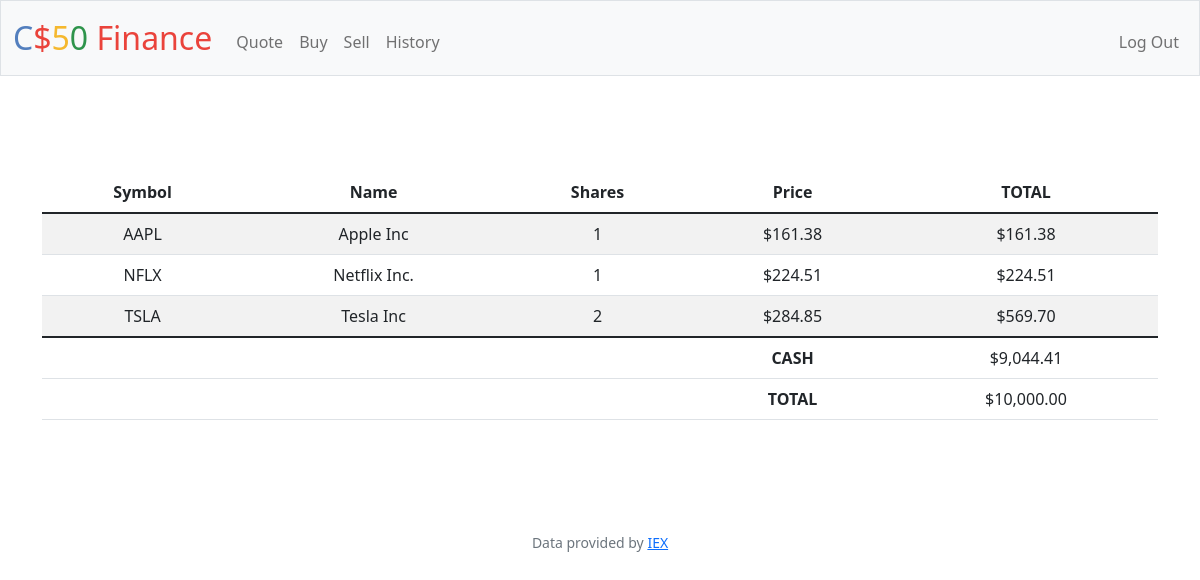
/ (signed in), run on the app's committed database.
### tables this page shows
CREATE TABLE transactions (
    id INTEGER PRIMARY KEY AUTOINCREMENT,
    user_id INTEGER NOT NULL,
    name TEXT NOT NULL,
    shares INTEGER NOT NULL,
    type TEXT NOT NULL,
    price NUMERIC NOT NULL,
    symbol TEXT NOT NULL,
    time TIMESTAMP DEFAULT CURRENT_TIMESTAMP,
    FOREIGN KEY(user_id) REFERENCES users(id)
    );

CREATE TABLE users (id INTEGER PRIMARY KEY AUTOINCREMENT NOT NULL, username TEXT NOT NULL, hash TEXT NOT NULL, cash NUMERIC NOT NULL DEFAULT 10000.00);

### app.py (the view)
@app.route("/")
@login_required
def index():
    user_id = session["user_id"]
    cash = db.execute("SELECT cash FROM users WHERE id = ?", user_id)[0]["cash"]
    stocks = db.execute(
        "SELECT symbol, price, name, SUM(shares) as shares FROM transactions WHERE user_id = ? GROUP BY symbol", user_id)
    total = cash
    for stock in stocks:
        total += stock["shares"] * stock["price"]
    return render_template("index.html", cash=cash, stocks=stocks, total=total, usd=usd)

### app.py (called while the page is built)
@app.after_request
def after_request(response):
    response.headers["Cache-Control"] = "no-cache, no-store, must-revalidate"
    response.headers["Expires"] = 0
    response.headers["Pragma"] = "no-cache"
    return response

### helpers.py (called while the page is built)
def login_required(f):
    @wraps(f)
    def decorated_function(*args, **kwargs):
        if session.get("user_id") is None:
            return redirect("/login")
        return f(*args, **kwargs)
    return decorated_function

def usd(value):
    return f"${value:,.2f}"

### templates/index.html (shortened to what this page needs)
{% extends "layout.html" %}
{% block main %}
    <div>
        <main class="container py-5 text-center">
            <table class="table table-striped">
                <thead>
                    <tr>
                        <th>Symbol</th>
                        <th>Name</th>
                        <th>Shares</th>
                        <th>Price</th>
                        <th>TOTAL</th>
                    </tr>
                </thead>
                <tbody>
                    {% for stock in stocks %}
                    <tr>
                        <td>{{ stock["symbol"] }}</td>
                        <td>{{ stock["name"] }}</td>
                        <td>{{ stock["shares"] }}</td>
                        <td>{{ usd(stock["price"]) }}</td>
                        <td>{{ usd(stock["shares"] * stock["price"]) }}</td>
                    </tr>
                    {% endfor %}
                </tbody>
                <tfoot>
                    <tr>
                        <td></td>
                        <td></td>
                        <td></td>
                        <td><b>CASH</b></td>
                        <td>{{ usd(cash) }}</td>
                    </tr>
                    <tr>
                        <td></td>
                        <td></td>
                        <td></td>
                        <td><b>TOTAL</b></td>
                        <td>{{ usd(total) }}</td>
                    </tr>
                </tfoot>
            </table>
        </main>
    </div>
{% endblock %}

### data on the page
transactions: symbol "TSLA", name "Tesla Inc", shares "2", price "$284.85", shares "$569.70"
users: cash "$9,044.41"

### other printed values
{{ stock["symbol"] }} "AAPL" "NFLX"
{{ stock["name"] }} "Apple Inc" "Netflix Inc."
{{ stock["shares"] }} "1" "1"
{{ usd(stock["price"]) }} "$161.38" "$224.51"
{{ usd(stock["shares"] * stock["price"]) }} "$161.38" "$224.51"
{{ usd(total) }} "$10,000.00"
